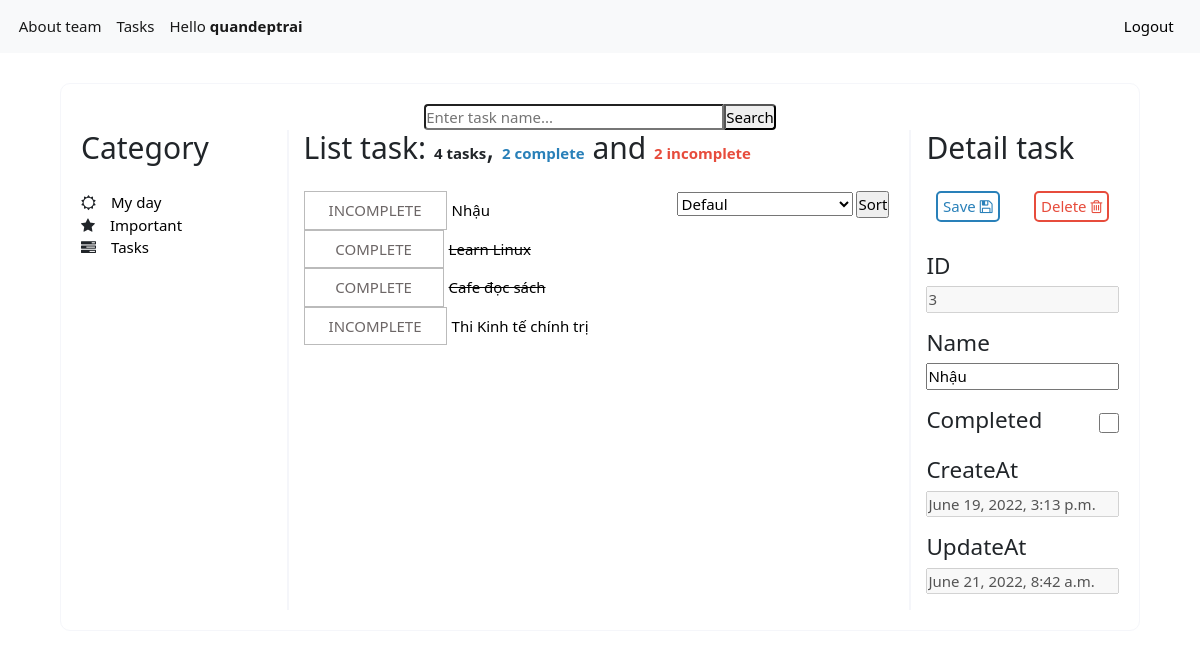
The app's page /list/3/3 (signed in), older data.
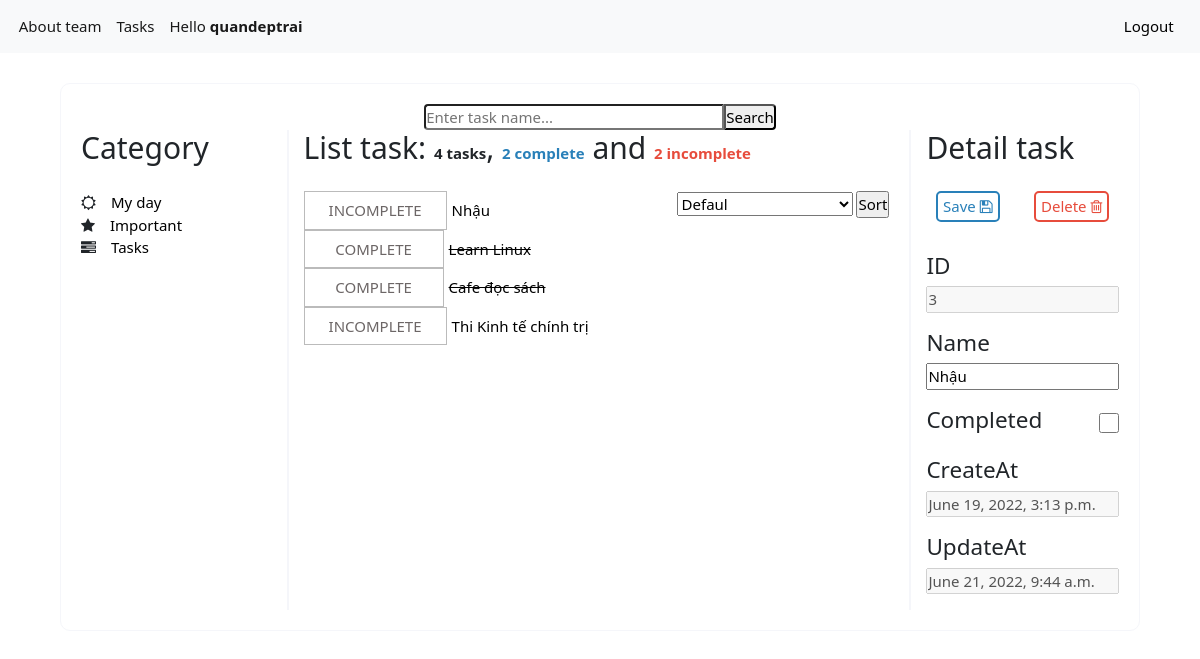
The same page, newer data.
### tasks/models.py (models this page shows, shortened)
class Task(models.Model):
    user = models.ForeignKey(User,
                             on_delete=models.CASCADE,
                             null=True, blank=True)
    name = models.TextField(max_length=255)
    createdAt = models.DateTimeField(auto_now_add=True)
    updatedAt = models.DateTimeField(auto_now=True)
    complete = models.BooleanField(default=False)
    category = models.ForeignKey(Category,
                                   on_delete=models.CASCADE,
                                   blank=True, null=True)

### tasks/views.py (the view)
# urls.py: path('list/<int:category_id>/<int:task_id>', detail_view, name = 'detail'),
def detail_view(request, category_id, task_id):
    task = Task.objects.get(id=task_id)
    user = request.user if request.user.is_authenticated else None
    tasks = Task.objects.all()
    if category_id != 3:
        tasks = tasks.filter(category__id = category_id)
    tasks = tasks.filter(user=user)
    count_complete = tasks.filter(complete = True).count()
    count_incomplete = tasks.filter(complete = False).count()
    context = {
        'task': task,
        'tasks': tasks,
        'category_id': category_id,
        'count_complete': count_complete,
        'count_incomplete': count_incomplete,
    }
    return render(request, 'list.html', context)

### tasks/templates/list.html (shortened to what the changed rows need)
{%extends 'base.html'%} {%block body%}
<div class="list-form">
  <div class="main-list-task">
    <div class="category-task">
      <h2>Category</h2>
    </div>
    <div class="list-task">
      <h2 style="display: inline-block">
        List task: <b>{{tasks.count}} tasks</b>,
        <b style="color: #2980b9">{{count_complete}} complete</b> and
        <b style="color: #e74c3c">{{count_incomplete}} incomplete</b>
      </h2>
      <div>
        <div class="show-list">
          {% for task in tasks%}
          <div class="task">
            <form method="post">
              {% if task.complete %}
              <a
                href="/list/{{category_id}}/{{task.id}}/complete?{{keyword}}&{{typesort}}"
                style="border: 1px solid #bbbbbb;
                color: #6c6666;
                font-style: none;
                text-decoration: none;
                padding: 7px 24px;
                min-width: 140px;
                text-align: center;"
                >COMPLETE</a
              >
              <a
                href="/list/{{category_id}}/{{task.id}}"
                style="text-decoration-line: line-through; color: black"
                >{{task.name}}</a
              >
              {% else %}
              <a
                href="/list/{{category_id}}/{{task.id}}/complete?{{keyword}}&{{typesort}}"
                style="border: 1px solid #bbbbbb;
                color: #6c6666;
                font-style: none;
                text-decoration: none;
                padding: 7px 24px;
                min-width: 140px;
                text-align: center;"
                >INCOMPLETE</a
              >
              <a
              <a href="/list/{{category_id}}/{{task.id}}" style="text-decoration: none; color: black"
                >{{task.name}}</a
              >
              {% endif %}
            </form>
          </div>
          {% endfor %}
        </div>
      </div>
    </div>
    <div class="detail-task">
      <h2>Detail task</h2>
      {%if task%}
        <div class="detail" style="margin-top: 30px">
          <h4>ID</h4>
          <input type="text" name='id' value="{{task.id}}" style="margin-bottom: 16px; width: 100%;" disabled="disabled">
          <h4>Name</h4>
          <input type="text" name='id' value="{{task.name}}" style="margin-bottom: 16px; width: 100%;">
          <div style="display: flex; justify-content: space-between;  margin-bottom: 16px; align-items: center;">
            <h4 style="display: inline-block;">Completed</h4>
            {%if task.complete%}
            <input type="checkbox" name="iscomplete" value="{{task.complete}}" checked style="width: 20px; height: 20px;">
            {%else%}
            <input type="checkbox" name="iscomplete" value="{{task.complete}}" style="width: 20px; height: 20px;">
            {%endif%}
          </div>
          <h4>CreateAt</h4>
          <input type="text" name='id' value="{{task.createdAt}}" style="margin-bottom: 16px; width: 100%;"  disabled="disabled">
          <h4>UpdateAt</h4>
          <input type="text" name='id' value="{{task.updatedAt}}" style="margin-bottom: 16px; width: 100%;"  disabled="disabled">
        </div>
      {%endif%}
    </div>
  </div>
</div>
{% endblock %}

Row changes from the older to the newer data that the page shows:
changed Task "Nhậu": id "June 21, 2022, 8:42 a.m." → "June 21, 2022, 9:44 a.m."
